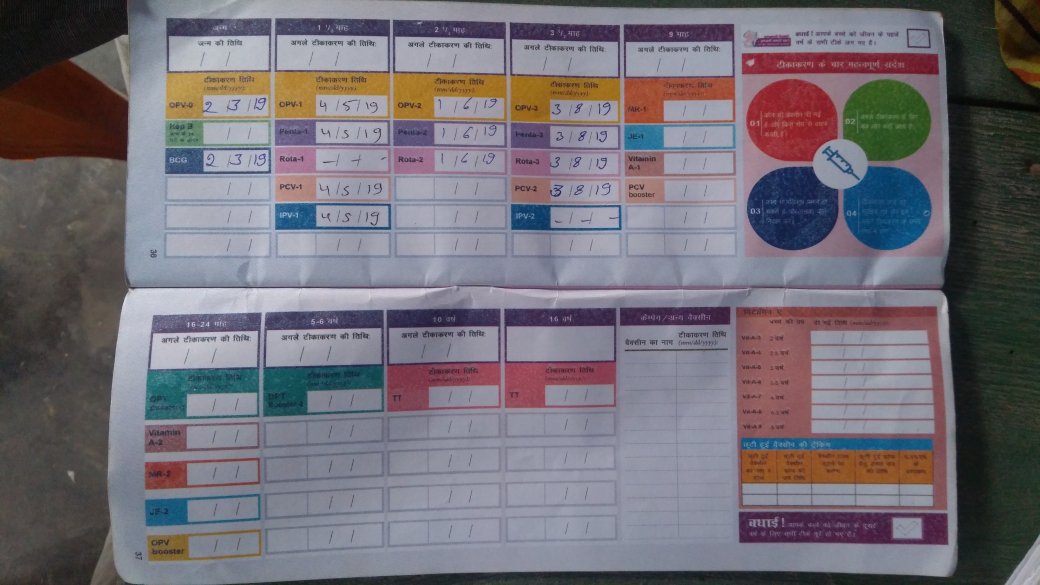
#> input picture assignment4/all-images/booklets/12.jpg, 4160 x 2340 px (shown at 1/4 size)
$ python -i script.py   (imports and definitions only)
#> lines starting #> are read from the running program, lines starting #| are printed output that depends on the picture; after the words box and inside, x2 and y2 are one past the last pixel; in counts of white or black regions, pixels touching at a corner belong together
import cv2
import argparse
import sys
import numpy as np
import os
import statistics
from skimage import measure


def display(image, caption='Display'):
    cv2.imshow(caption, image)
    cv2.waitKey(0)


def __deskew(image, verbose=False):
    monochrome = cv2.cvtColor(image, cv2.COLOR_BGR2GRAY)
    edges = cv2.Canny(monochrome, 300, 400)

    lines = cv2.HoughLines(edges, 1, np.pi/180, 200)
    lines = sorted(lines[:, 0, :], key=lambda x: x[0], reverse=True)
    lines = lines[:10]

    cimage = image.copy()
    for rho, theta in lines:
        a = np.cos(theta)
        b = np.sin(theta)
        x0 = a*rho
        y0 = b*rho
        x1 = int(np.around(x0 + 1000*(-b)))
        y1 = int(np.around(y0 + 1000*(a)))
        x2 = int(np.around(x0 - 1000*(-b)))
        y2 = int(np.around(y0 - 1000*(a)))
        cv2.line(cimage, (x1, y1), (x2, y2), (0, 255, 0), 2)
    if verbose:
        display(cimage)

    thetas = [90 - (x[1]*180/np.pi) for x in lines]
    md = statistics.median(thetas)
    thetas = [theta - 90 if theta - md > 30 else 90 - abs(theta) if md - theta > 30 else theta for theta in thetas]
    angle = sum(thetas) / len(thetas)

    (h, w) = image.shape[:2]
    center = (w // 2, h // 2)
    M = cv2.getRotationMatrix2D(center, -1 * angle, 1.0)
    rotated = cv2.warpAffine(image, M, (w, h), flags=cv2.INTER_CUBIC, borderMode=cv2.BORDER_REPLICATE)
    return rotated


# [6 lines left out: function deskew, not called in this run]


def get_rectangles(thresh, image, mask, p1, p2, a1, a2):
    cnts, hierarchy = cv2.findContours(thresh, cv2.RETR_TREE, cv2.CHAIN_APPROX_SIMPLE)
    canvas = image.copy()
    for c in cnts:
        peri = cv2.arcLength(c, True)
        approx = cv2.approxPolyDP(c, 0.01 * peri, True)
        if len(approx) == 4:
            (x, y, w, h) = cv2.boundingRect(approx)
            ar = w / float(h)
            if ar > a1 and ar < a2 and w*h > p1 and w*h < p2:
                cv2.rectangle(canvas, (x, y), (x+w, y+h), (0, 255, 0), 1)
                cv2.rectangle(mask, (x, y), (x+w, y+h), (255, 255, 255), -1)
    return canvas, mask


def cca(thresh, image, mask, p1, p2, a1, a2):
    labels = measure.label(thresh, neighbors=8, background=0)
    canvas = image.copy()
    for label in np.unique(labels):
        if label == 0:
            continue
        labelMask = np.zeros(thresh.shape, dtype='uint8')
        labelMask[labels == label] = 255
        cnts, hierarchy = cv2.findContours(labelMask, cv2.RETR_EXTERNAL, cv2.CHAIN_APPROX_SIMPLE)
        for c in cnts:
            (x, y, w, h) = cv2.boundingRect(c)
            ar = w / float(h)
            if ar > a1 and ar < a2 and w*h > p1 and w*h < p2:
                cv2.rectangle(canvas, (x, y), (x+w, y+h), (0, 255, 0), 1)
                cv2.rectangle(mask, (x, y), (x+w, y+h), (255, 255, 255), -1)
    return canvas, mask


# [4 lines left out: function draw_contours, not called in this run]


def __segment(image):
    kernel = np.ones((3, 3), np.uint8)
    monochrome = cv2.cvtColor(image, cv2.COLOR_BGR2GRAY)
    mask = np.zeros(monochrome.shape, dtype='uint8')
    blurred = cv2.GaussianBlur(monochrome, (3, 3), 0)
    P1, P2, A1, A2 = 1000, 10000, 1.2, 5

    thresh = cv2.adaptiveThreshold(blurred, 255, cv2.ADAPTIVE_THRESH_MEAN_C, cv2.THRESH_BINARY, 51, 1)
    canvas, mask = get_rectangles(thresh, image, mask, P1, P2, A1, A2)

    opening = cv2.morphologyEx(thresh, cv2.MORPH_OPEN, kernel, iterations=2)
    canvas, mask = get_rectangles(opening, canvas, mask, P1, P2, A1, A2)
    display(canvas)

    gradient = cv2.morphologyEx(thresh, cv2.MORPH_GRADIENT, kernel, iterations=1)
    canvas, mask = get_rectangles(gradient, canvas, mask, P1, P2, A1, A2)
    display(canvas)

    # canvas, mask = cca(thresh, canvas, mask, P1, P2, A1, A2)
    return canvas, mask


# [7 lines left out: function segment, not called in this run]


def detect(image):
#> called with image = 'all-images/booklets/12.jpg'
    image = cv2.imread(image)
#> image is the input picture: shape (2340, 4160, 3); mean B, G, R 117.5, 109.8, 114.3
    image = cv2.resize(image, (1000, 1000))
#> image: shape (1000, 1000, 3)
    image = __deskew(image)
#> in __deskew, `edges = cv2.Canny(monochrome, 300, 400)`:
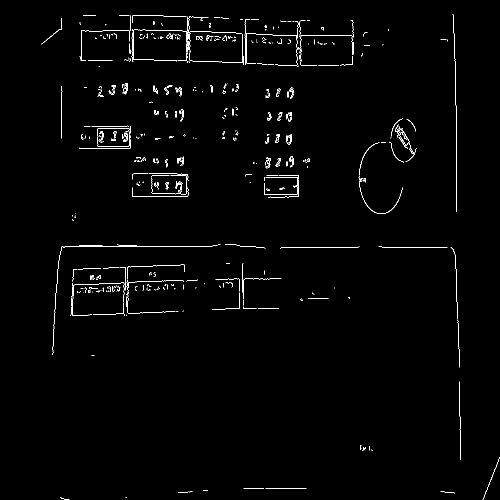
#> edges: shape (1000, 1000) (shown at 1/2 size); 1.2% white in thin lines or dots, all inside (x1, y1, x2, y2) = (83, 29, 1000, 1000)
#> in __deskew, `lines = cv2.HoughLines(edges, 1, np.pi/180, 200)`: lines = [[492, 1.57], [495, 1.57], [49, 1.61]]
#> in __deskew, `lines = sorted(lines[:, 0, :], key=lambda x: x[0], reverse=True)`: lines = [[495, 1.57], [492, 1.57], [49, 1.61]]
#> the loop in __deskew, `for rho, theta in lines:` made 3 passes
#> (rho, theta, a, b, x0, y0, x1, y1) on passes 1 to 3: (495, 1.57, -4.37e-08, 1, -2.16e-05, 495, -1000, 495), (492, 1.57, -4.37e-08, 1, -2.15e-05, 492, -1000, 492), (49, 1.61, -0.0349, 0.999, -1.71, 48.97, -1001, 14)
#> after the loop in __deskew, `for rho, theta in lines:`:
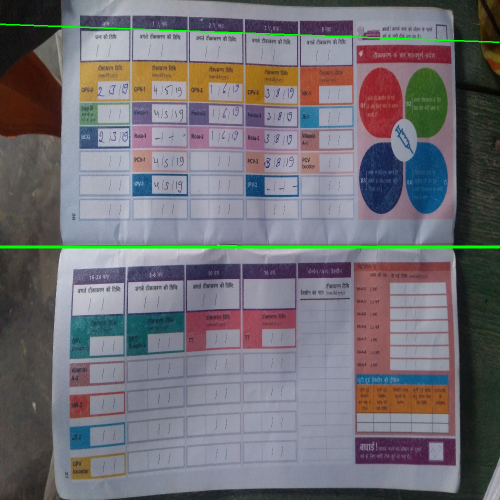
#> cimage: shape (1000, 1000, 3) (shown at 1/2 size); mean B, G, R 116.3, 111, 113.2
#> in __deskew, `thetas = [90 - (x[1]*180/np.pi) for x in lines]`: thetas = [-2.5e-06, -2.5e-06, -2]
#> in __deskew, `md = statistics.median(thetas)`: md = -2.5e-06
#> in __deskew, `angle = sum(thetas) / len(thetas)`: angle = -0.667
#> in __deskew, `M = cv2.getRotationMatrix2D(center, -1 * angle, 1.0)`: M = [[1, 0.0116, -5.78], [-0.0116, 1, 5.85]]
    kernel = np.ones((3, 3), np.uint8)
    monochrome = cv2.cvtColor(image, cv2.COLOR_BGR2GRAY)
    display(image)

    blurred = cv2.GaussianBlur(monochrome, (3, 3), 0)
    thresh = cv2.adaptiveThreshold(blurred, 255, cv2.ADAPTIVE_THRESH_MEAN_C, cv2.THRESH_BINARY_INV, 11, 30)
#> thresh: shape (1000, 1000); 1.7% white in thin lines or dots, all inside (x1, y1, x2, y2) = (105, 0, 995, 1000)

    canvas, mask = __segment(image)
#> in __segment, `thresh = cv2.adaptiveThreshold(blurred, 255, cv2.ADAPTIVE_THRESH_MEAN_..`: thresh: shape (1000, 1000); 56.9% white; 1263 black regions (878 under 20 px)
#> in get_rectangles, `cnts, hierarchy = cv2.findContours(thresh, cv2.RETR_TREE, cv2.CHAIN_AP..`: cnts = 2363 contours, 1761 with area under 20; largest, box (x1, y1, x2, y2) and area: (93, 490, 926, 1000) 394362, (60, 0, 912, 490) 325604, (139, 524, 604, 972) 162958, (707, 518, 913, 869) 61819, (143, 33, 486, 255) 60754
#> the loop in get_rectangles, `for c in cnts:` made 2363 passes
#> (c, peri, approx, x, y, w, h, ar) on passes 11, 59: ([[520, 998], [519, 999], [515, 999], [521, 999]], 12.83, [[521, 999], [520, 998], [519, 999], [515, 999]], 515, 998, 7, 2, 3.5), ([[958, 936], [958, 938], [959, 937], [959, 936]], 5.41, [[959, 936], [958, 936], [958, 938], [959, 937]], 958, 936, 2, 3, 0.667)
#> (peri, approx, x, y, w, h, ar) on passes 5, 7, 23, 47, 50, 58: (5.41, [[664, 998], [664, 999], [666, 999], [665, 999]], 664, 998, 3, 2, 1.5), (11.41, [[612, 998], [612, 999], [617, 999], [616, 998]], 612, 998, 6, 2, 3), (5.66, [[630, 998], [631, 997], [632, 998], [631, 999]], 630, 997, 3, 3, 1), (5.66, [[62, 966], [63, 965], [64, 966], [63, 967]], 62, 965, 3, 3, 1), (4, [[64, 950], [64, 951], [65, 951], [65, 950]], 64, 950, 2, 2, 1), (4.83, [[73, 937], [74, 938], [75, 938], [74, 937]], 73, 937, 3, 2, 1.5)
#> after the loop in get_rectangles, `for c in cnts:`: canvas: shape (1000, 1000, 3); mean B, G, R 116.3, 110.8, 113.2
#> after the loop in get_rectangles, `for c in cnts:`: mask: shape (1000, 1000); 12.6% white; 31 white regions, largest, box (x1, y1, x2, y2) and area: (707, 87, 900, 127) 7720, (258, 563, 369, 631) 7548, (375, 559, 481, 624) 6890
#> in __segment, `opening = cv2.morphologyEx(thresh, cv2.MORPH_OPEN, kernel, iterations=2)`:
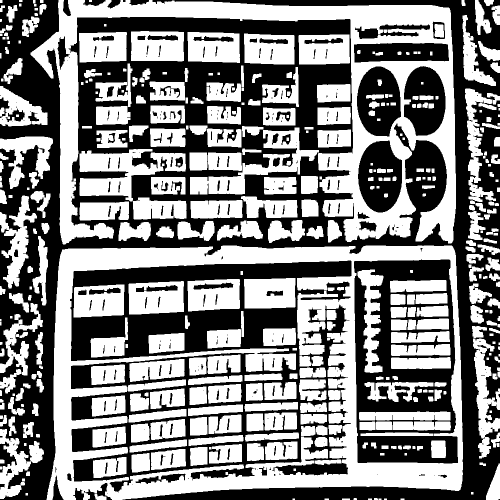
#> opening: shape (1000, 1000) (shown at 1/2 size); 52% white; 284 black regions (141 under 20 px)
#> in get_rectangles (call 2), `cnts, hierarchy = cv2.findContours(thresh, cv2.RETR_TREE, cv2.CHAIN_AP..`: cnts = 697 contours, 193 with area under 20; largest, box (x1, y1, x2, y2) and area: (93, 491, 926, 1000) 393208, (139, 520, 704, 986) 204843, (61, 0, 912, 489) 124480, (707, 518, 917, 928) 79469, (159, 298, 372, 403) 10702
#> the loop in get_rectangles (call 2), `for c in cnts:` made 697 passes
#> (peri, approx, x, y, w, h, ar) on passes 1, 2, 3, 4, 5, 6, 7, 11, 12: (18, [[801, 997], [801, 999], [808, 999], [808, 997]], 801, 997, 8, 3, 2.67), (14, [[768, 997], [768, 999], [773, 999], [773, 997]], 768, 997, 6, 3, 2), (14, [[757, 997], [757, 999], [762, 999], [762, 997]], 757, 997, 6, 3, 2), (18, [[736, 997], [736, 999], [743, 999], [743, 997]], 736, 997, 8, 3, 2.67), (34, [[684, 997], [684, 999], [699, 999], [699, 997]], 684, 997, 16, 3, 5.33), (20, [[649, 997], [649, 999], [657, 999], [657, 997]], 649, 997, 9, 3, 3), (12, [[585, 997], [585, 999], [589, 999], [589, 997]], 585, 997, 5, 3, 1.67), (16, [[51, 986], [51, 990], [55, 990], [55, 986]], 51, 986, 5, 5, 1), (16, [[942, 984], [942, 988], [946, 988], [946, 984]], 942, 984, 5, 5, 1)
#> (peri, x, y, w, h, ar) on passes 61, 64, 66, 69, 70, 72: (16, 978, 706, 5, 5, 1), (12, 997, 685, 3, 5, 0.6), (18, 985, 683, 6, 5, 1.2), (5.66, 965, 859, 3, 3, 1), (5.66, 962, 855, 3, 3, 1), (5.66, 973, 805, 3, 3, 1)
#> after the loop in get_rectangles (call 2), `for c in cnts:`: canvas: shape (1000, 1000, 3); mean B, G, R 115.9, 111.2, 112.9
#> after the loop in get_rectangles (call 2), `for c in cnts:`: mask: shape (1000, 1000); 14.4% white; 35 white regions, largest, box (x1, y1, x2, y2) and area: (707, 87, 900, 127) 7720, (258, 563, 369, 631) 7548, (146, 569, 250, 636) 6967
#> in __segment, `gradient = cv2.morphologyEx(thresh, cv2.MORPH_GRADIENT, kernel, iterat..`:
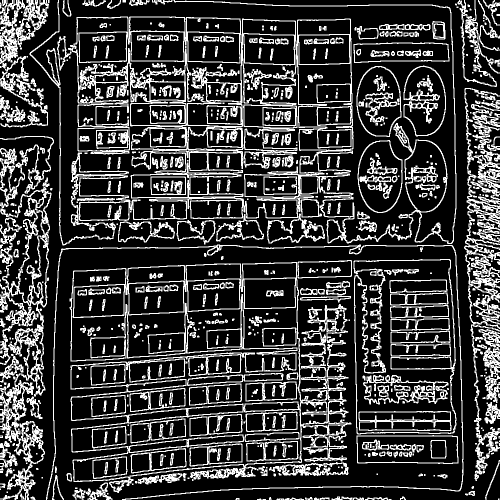
#> gradient: shape (1000, 1000) (shown at 1/2 size); 23.2% white; 790 white regions (283 under 20 px), largest, box (x1, y1, x2, y2) and area: (59, 0, 913, 491) 52294, (139, 524, 703, 986) 30353, (0, 374, 103, 1000) 17724
#> call 3 of get_rectangles, with p1 = 1000, p2 = 10000, a1 = 1.2, a2 = 5
#> the loop in get_rectangles (call 3), `for c in cnts:` made 2701 passes
#> c on passes 1 to 3: [[777, 998], [777, 999], [782, 999], [782, 998]], [[525, 998], [525, 999], [531, 999], [531, 998]], [[996, 997], [996, 999], [998, 999], [998, 997]]
#> after the loop in get_rectangles (call 3), `for c in cnts:`: canvas: shape (1000, 1000, 3); mean B, G, R 115.2, 112.1, 112.2
#> after the loop in get_rectangles (call 3), `for c in cnts:`:
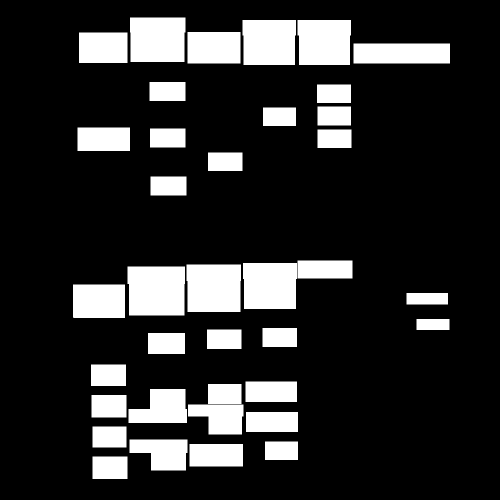
#> mask: shape (1000, 1000) (shown at 1/2 size); 17.5% white; 37 white regions, largest, box (x1, y1, x2, y2) and area: (255, 533, 370, 631) 11018, (373, 529, 482, 624) 10169, (260, 35, 371, 124) 9702
    roi = cv2.bitwise_and(thresh, mask)
#> roi: shape (1000, 1000); 0.57% white in thin lines or dots, all inside (x1, y1, x2, y2) = (146, 35, 897, 920)
    roi = cv2.dilate(roi, kernel)
#> roi: shape (1000, 1000); 1.6% white; 272 white regions (115 under 20 px), largest, box (x1, y1, x2, y2) and area: (187, 254, 259, 301) 838, (484, 39, 591, 106) 604, (259, 58, 370, 66) 479

    canvas, mask = cca(roi, image, mask, 100, 500, 0.2, 1)
#> in cca, `labels = measure.label(thresh, neighbors=8, background=0)`: labels: shape (1000, 1000) int64; 273 distinct labels, from 0 to 272
#> after the loop in cca, `for label in np.unique(labels):`:
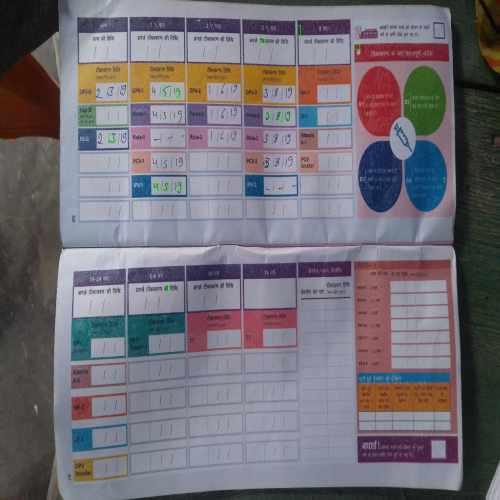
#> canvas: shape (1000, 1000, 3) (shown at 1/2 size); mean B, G, R 117.2, 109.8, 114.1
#> after the loop in cca, `for label in np.unique(labels):`:
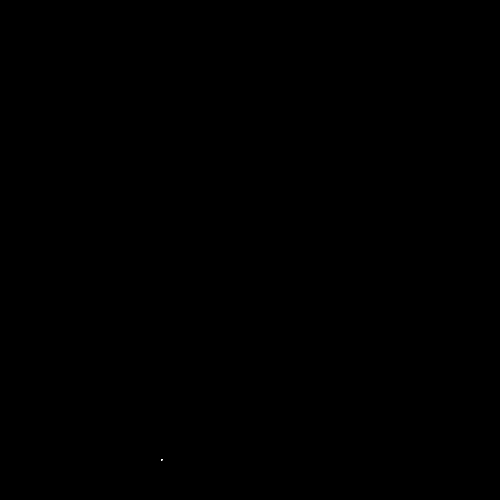
#> labelMask: shape (1000, 1000) (shown at 1/2 size); 0% white in thin lines or dots, all inside (x1, y1, x2, y2) = (322, 918, 325, 921)
    display(canvas)


# [25 lines left out: function main, not called in this run]


# [2 lines not run here, left out]

>>> result = detect('all-images/booklets/12.jpg')

$ run again, on assignment4/all-images/booklets/8.jpg
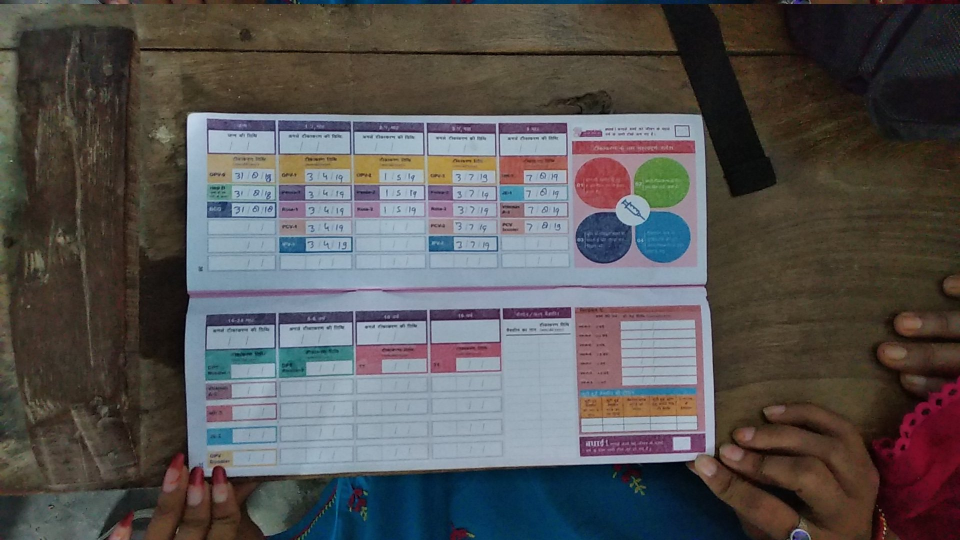
#> input picture assignment4/all-images/booklets/8.jpg, 1920 x 1080 px (shown at 1/2 size)
#> in detect, image is the input picture: shape (1080, 1920, 3); mean B, G, R 83.7, 84.1, 86.6
#> image: shape (1000, 1000, 3)
#> edges: shape (1000, 1000); 0.95% white in thin lines or dots
#> in __deskew, `lines = cv2.HoughLines(edges, 1, np.pi/180, 200)`: lines = [[194, 0], [237, 1.59], [609, 1.54], [-730, 3.12]]
#> in __deskew, `lines = sorted(lines[:, 0, :], key=lambda x: x[0], reverse=True)`: lines = [[609, 1.54], [237, 1.59], [194, 0], [-730, 3.12]]
#> the loop in __deskew, `for rho, theta in lines:` made 4 passes
#> (rho, theta, a, b, x0, y0, x1, y1) on passes 1 to 4: (609, 1.54, 0.0349, 0.999, 21.25, 608.6, -978, 644), (237, 1.59, -0.0175, 1, -4.14, 237, -1004, 220), (194, 0, 1, 0, 194, 0, 194, 1000), (-730, 3.12, -1, 0.0175, 729.9, -12.74, 712, -1013)
#> after the loop in __deskew, `for rho, theta in lines:`:
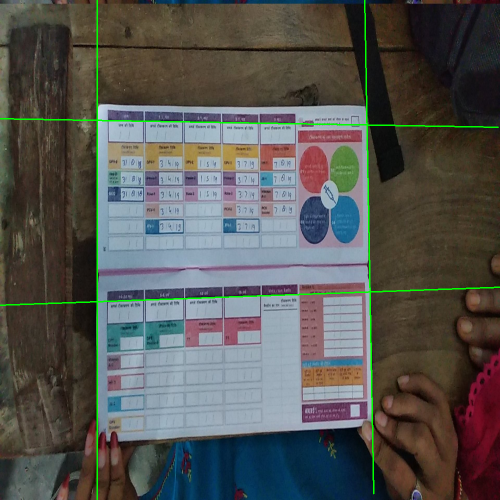
#> cimage: shape (1000, 1000, 3) (shown at 1/2 size); mean B, G, R 82.7, 86.1, 85.5
#> in __deskew, `thetas = [90 - (x[1]*180/np.pi) for x in lines]`: thetas = [2, -1, 90, -89]
#> md = 0.5
#> in __deskew, `thetas = [theta - 90 if theta - md > 30 else 90 - abs(theta) if md - t..`: thetas = [2, -1, 0, 1]
#> angle = 0.5
#> M = [[1, -0.00873, 4.38], [0.00873, 1, -4.34]]
#> cnts = 2598 contours, 1952 with area under 20; largest, box (x1, y1, x2, y2) and area: (191, 205, 828, 1000) 354808, (41, 0, 731, 755) 95344, (748, 11, 1000, 604) 75403, (211, 570, 526, 862) 41398, (762, 590, 923, 1000) 30598
#> the loop in get_rectangles, `for c in cnts:` made 2598 passes
#> (c, peri, approx, x, y, w, h, ar) on pass 11: ([[452, 994], [452, 996], [453, 995], [453, 994]], 5.41, [[453, 994], [452, 994], [452, 996], [453, 995]], 452, 994, 2, 3, 0.667)
#> opening: shape (1000, 1000); 48.7% white; 410 white regions (2 under 20 px)
#> cnts = 780 contours, 315 with area under 20; largest, box (x1, y1, x2, y2) and area: (191, 205, 828, 998) 230484, (206, 217, 727, 515) 101736, (41, 0, 709, 96) 35117, (763, 648, 920, 1000) 23748, (757, 11, 1000, 417) 19464
#> the loop in get_rectangles (call 2), `for c in cnts:` made 780 passes
#> (peri, approx, x, y, w, h, ar) on passes 2, 3, 7, 12, 13: (20, [[310, 996], [310, 999], [317, 999], [317, 996]], 310, 996, 8, 4, 2), (18, [[54, 996], [54, 999], [60, 999], [60, 996]], 54, 996, 7, 4, 1.75), (16, [[314, 989], [314, 993], [318, 993], [318, 989]], 314, 989, 5, 5, 1), (16, [[315, 980], [315, 984], [319, 984], [319, 980]], 315, 980, 5, 5, 1), (16, [[944, 979], [944, 983], [948, 983], [948, 979]], 944, 979, 5, 5, 1)
#> gradient: shape (1000, 1000); 24.7% white; 914 white regions (395 under 20 px), largest, box (x1, y1, x2, y2) and area: (129, 0, 1000, 1000) 60600, (0, 0, 732, 1000) 53181, (214, 217, 595, 515) 23175
#> in cca, `labels = measure.label(thresh, neighbors=8, background=0)`:
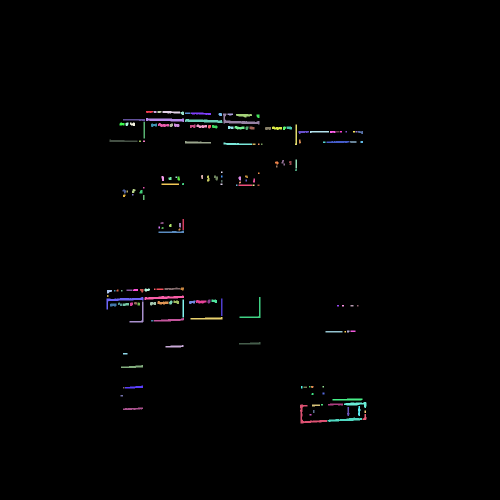
#> labels: shape (1000, 1000) int64 (shown at 1/2 size); 176 distinct labels, from 0 to 175; one colour per label, 0 black
